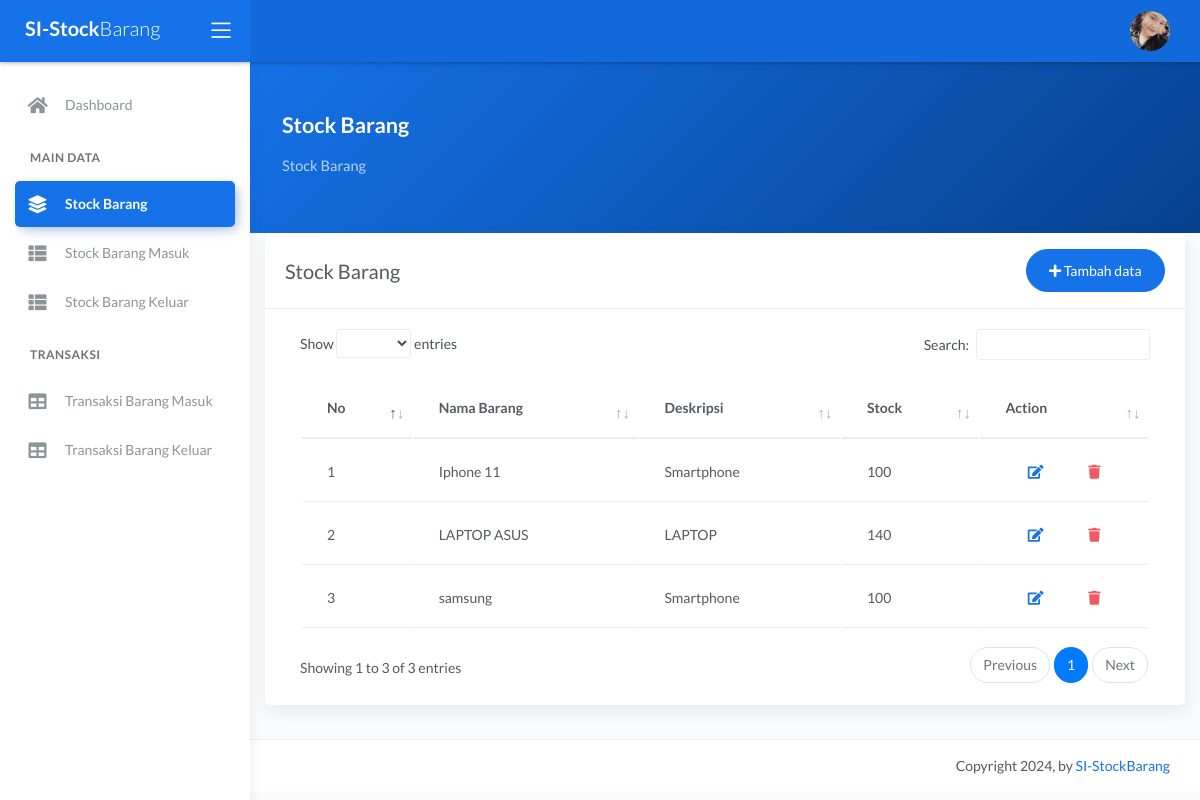
/Stock_barang.php (signed in), run on an earlier commit of the app's database.
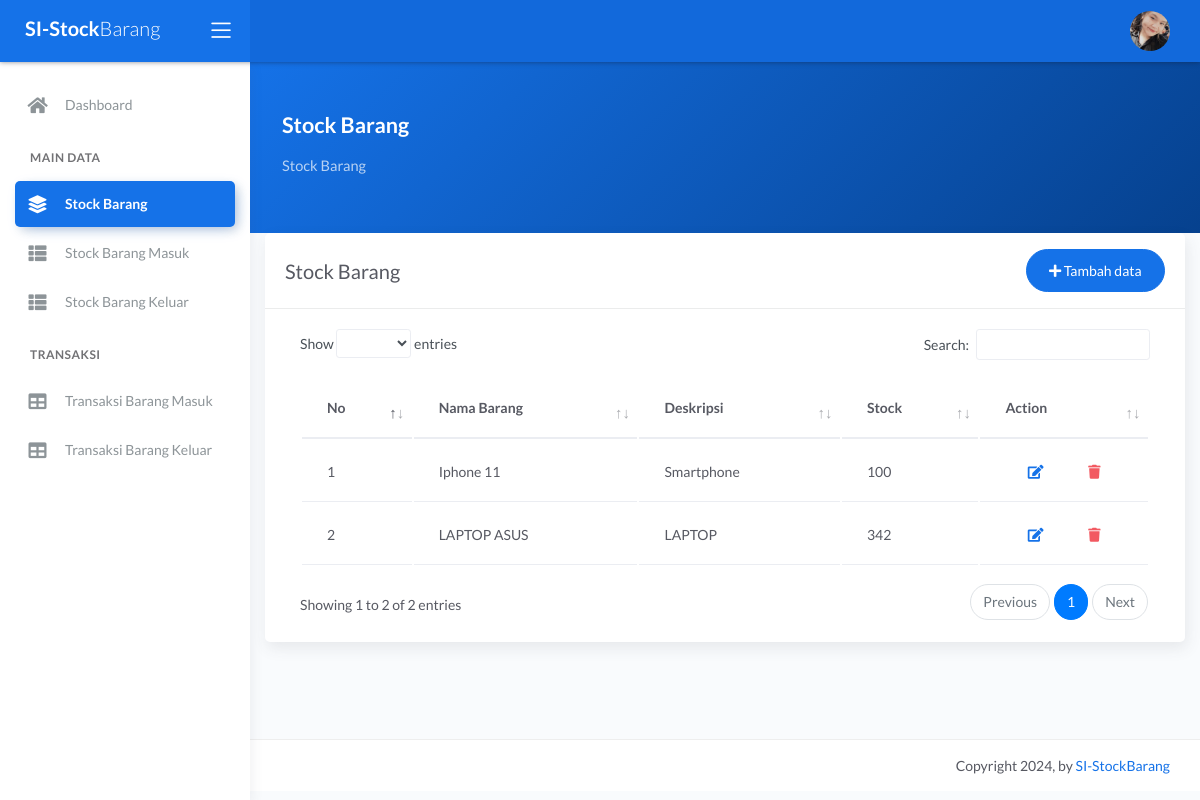
And on a later commit of the database.
### tables this page shows
CREATE TABLE `stock` (
  `id_barang` int(11) NOT NULL,
  `nama_barang` varchar(25) NOT NULL,
  `deskripsi` varchar(50) NOT NULL,
  `stock` int(11) NOT NULL
);

### Stock_barang.php (the view, shortened to what the changed rows need)
<?php
require 'main_function.php';
?>
<!DOCTYPE html>
<html lang="en">
<head>
	<link rel="stylesheet" href="assets/css/bootstrap.min.css">
	<link rel="stylesheet" href="assets/css/atlantis.min.css">
	<link rel="stylesheet" href="assets/css/demo.css">
</head>
<body>
	<div class="wrapper">
		<div class="main-panel">
			<div class="content">
				<div class="panel-header bg-primary-gradient">
					<div class="page-inner py-5">
						<div class="d-flex align-items-left align-items-md-center flex-column flex-md-row">
							<div>
								<h2 class="text-white pb-2 fw-bold">Stock Barang</h2>
							</div>
						</div>
					</div>
				</div>
				<div class="col-md-12">
							<div class="card">
								<div class="card-body">
									<div class="table-responsive">
										<table id="add-row" class="display table" >
											<thead>
												<tr>
													<th>No</th>
													<th>Nama Barang</th>
													<th>Deskripsi</th>
													<th>Stock</th>
                                                    <th style="width: 10%">Action</th>
												</tr>
											</thead>
											<tbody>
                                            <?php
                                                $i = 1;
                                                $get_all_data = mysqli_query($conn, "select * from stock order by nama_barang asc");
                                                while($data = mysqli_fetch_array($get_all_data)){
                                                        $nama_barang = $data['nama_barang'];
                                                        $deskripsi = $data['deskripsi'];
                                                        $stock = $data['stock'];
                                                        $id = $data['id_barang'];
                                                    ?>
                                                    <tr>
                                                        <td><?= $i++;?></td>
                                                        <td><?= $nama_barang;?></td>
                                                        <td><?= $deskripsi;?></td>
                                                        <td><?= $stock;?></td>
                                                        <td>
                                                            <div class="form-button-action">
                                                                <button type="button" class="btn btn btn-link btn-primary" data-toggle="modal" data-target="#edit<?= $id;?>">
                                                                    <i class="fa fa-edit"></i>
                                                                </button>
                                                                <button type="button" data-toggle="modal" data-target="#delete<?= $id;?>" class="btn btn-link btn-danger">
                                                                    <i class="fa fa-trash"></i>
                                                                </button>
                                                            </div>
                                                        </td>
                                                    </tr>
                                                    <?php
                                                     };?>
											</tbody>
										</table>
									</div>
								</div>
							</div>
						</div>
			</div>
		</div>
	</div>
</body>
</html>

What changed in the data, as far as the page shows it:
removed stock: nama_barang "samsung", deskripsi "Smartphone", stock "100"
changed stock "LAPTOP ASUS": stock "140" → "342"
Also different on the page:
text written by a page script: "Show entries Search: Showing 1 to 3 of 3 entries Previous 1 Next" → "Show entries Search: Showing 1 to 2 of 2 entries Previous 1 Next"
